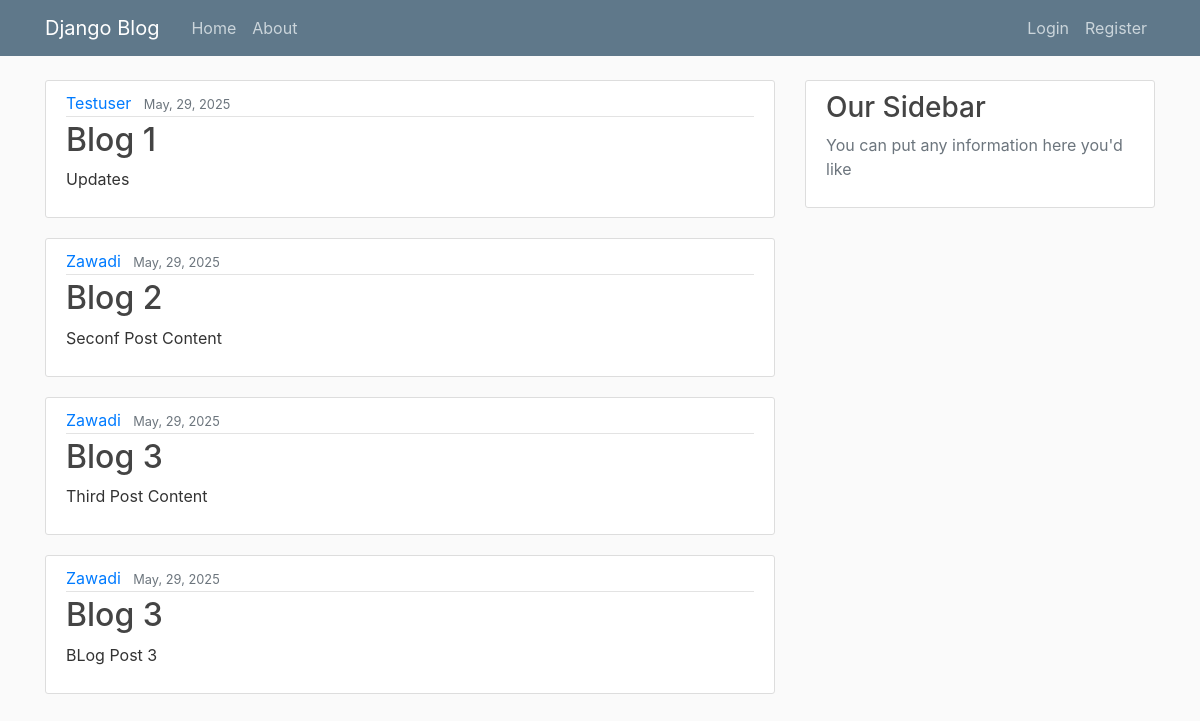
The page / on the database its author committed.
### blog/models.py (models this page shows, shortened)
class Post(models.Model):
    title = models.CharField(max_length = 100)
    content = models.TextField()
    date_posted = models.DateTimeField(default = timezone.now)
    author = models.ForeignKey(User, on_delete= models.CASCADE) #on_delete is used to tell django that we want to delete their post if the user has been deleted as well

### blog/views.py (the view)
# urls.py: path('', views.home, name = 'blog-home'),
def home(request):
    context = {
        'posts' : Post.objects.all()
    }
    return render(request, 'blog/home.html', context)

### blog/templates/blog/home.html
{% extends "blog/base.html" %}
{% block content %}
  {% for post in posts %}
    <article class="media content-section">
      <div class="media-body">
        <div class="article-metadata">
          <a class="mr-2" href="#">{{ post.author }}</a>
          <small class="text-muted">{{ post.date_posted|date:'F, d, Y' }}
</small>
        </div>
        <h2><a class="article-title" href="#">{{ post.title }}</a></h2>
        <p class="article-content">{{ post.content }}</p>
      </div>
    </article>
  {% empty %}
    <p>No posts found.</p>
  {% endfor %}
{% endblock content %}

### blog/templates/blog/base.html (shortened to what this page needs)
{% load static %}
<!DOCTYPE html>
<html lang="en">
<head>
    <link rel="stylesheet" href="https://cdn.jsdelivr.net/npm/bootstrap@4.0.0/dist/css/bootstrap.min.css"
>
    <link rel="stylesheet" type="text/css" href="{% static 'blog/main.css' %}">
</head>
<body>
<header class="site-header">
    <nav class="navbar navbar-expand-md navbar-dark bg-steel fixed-top">
        <div class="container">
            <a class="navbar-brand mr-4" href="{% url 'blog-home' %}">Django Blog</a>
            <div class="collapse navbar-collapse" id="navbarToggle">
                <div class="navbar-nav mr-auto">
                    <a class="nav-item nav-link" href="{% url 'blog-home' %}">Home</a>
                    <a class="nav-item nav-link" href="{% url 'blog-about' %}">About</a>
                </div>
                <div class="navbar-nav">
                    <a class="nav-item nav-link" href="#">Login</a>
                    <a class="nav-item nav-link" href="#">Register</a>
                </div>
            </div>
        </div>
    </nav>
</header>
<main role="main" class="container" style="margin-top: 80px;">
    <div class="row">
        <div class="col-md-8">
            {% block content %}{% endblock %}
        </div>
        <div class="col-md-4">
            <div class="content-section">
                <h3>Our Sidebar</h3>
                <p class="text-muted">You can put any information here you'd like

### blog/static/blog/main.css (style rules this page uses)
body { background: #fafafa; color: #333333; margin-top: 5rem; }
h1, h2, h3, h4, h5, h6 { color: #444444; }
.bg-steel { background-color: #5f788a; }
.site-header .navbar-nav .nav-link { color: #cbd5db; }
.content-section { background: #ffffff; padding: 10px 20px; border: 1px solid #dddddd; border-radius: 3px; margin-bottom: 20px; }
.article-title { color: #444444; }
.article-content { white-space: pre-line; }
.article-metadata { padding-bottom: 1px; margin-bottom: 4px; border-bottom: 1px solid #e3e3e3 }

### rows shown on the page
Post: author "Testuser", date_posted "May, 29, 2025", title "Blog 1", content "Updates"
Post: author "Zawadi", date_posted "May, 29, 2025", title "Blog 2", content "Seconf Post Content"
Post: author "Zawadi", date_posted "May, 29, 2025", title "Blog 3", content "Third Post Content"
Post: author "Zawadi", date_posted "May, 29, 2025", title "Blog 3", content "BLog Post 3"
